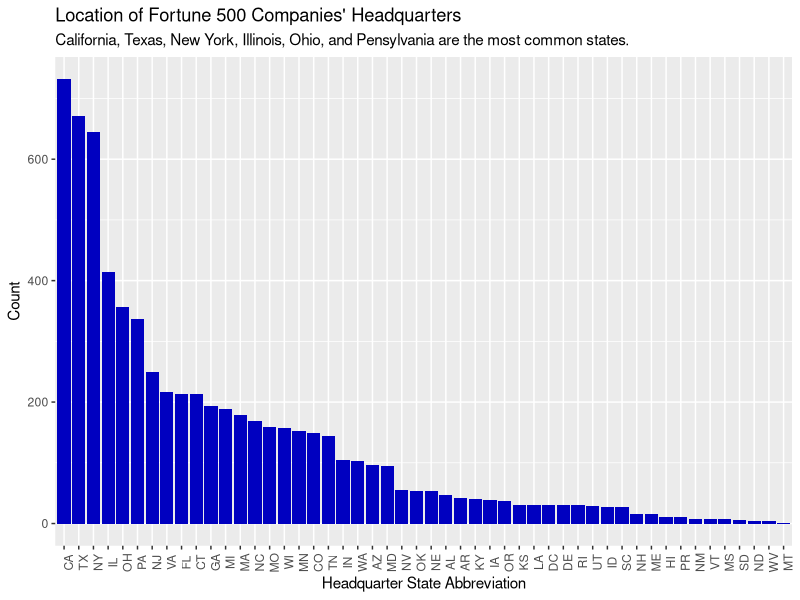
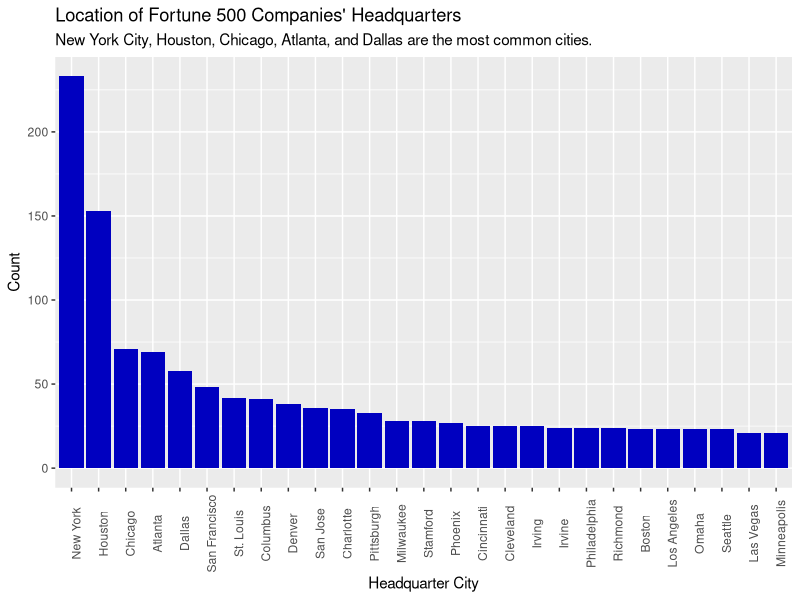

Reproduce these figures in R, in order.
## ---- chunk 1
#| message: false
library(tidyverse)
library(dplyr)
library(readr)
library(forcats)
## ---- chunk 2
fortune <- read_csv('data/Cleaned Data.csv', show_col_types = FALSE) |>
  select(name,headquarters_state,headquarters_city)
## ---- chunk 3
state_hq <- unique(fortune) |>
  select(headquarters_state) |>
  drop_na() |>
  count(headquarters_state) |>
  filter(n > 0) |>
  mutate(headquarters_state = fct_reorder(headquarters_state, desc(n)))
## ---- chunk 4
city_hq <- unique(fortune) |>
  select(headquarters_city) |>
  drop_na() |>
  count(headquarters_city) |>
  filter(n > 20) |>
  mutate(headquarters_city = fct_reorder(headquarters_city, desc(n)))
## ---- chunk 5
state_hq |>
  ggplot(aes(x = headquarters_state, y = n)) +
  geom_bar(stat = 'identity', fill = '#0000c0') +
  theme(axis.text.x = element_text(angle = 90)) +
  labs(title = "Location of Fortune 500 Companies' Headquarters",
       subtitle = "California, Texas, New York, Illinois, Ohio, and Pensylvania are the most common states.",
       x = 'Headquarter State Abbreviation',
       y = 'Count')
## ---- chunk 6
city_hq |>
  ggplot(aes(x = headquarters_city, y = n)) +
  geom_bar(stat = 'identity', fill = '#0000c0') +
  theme(axis.text.x = element_text(angle = 90)) +
  labs(title = "Location of Fortune 500 Companies' Headquarters",
       subtitle = "New York City, Houston, Chicago, Atlanta, and Dallas are the most common cities.",
       x = 'Headquarter City',
       y = 'Count')
